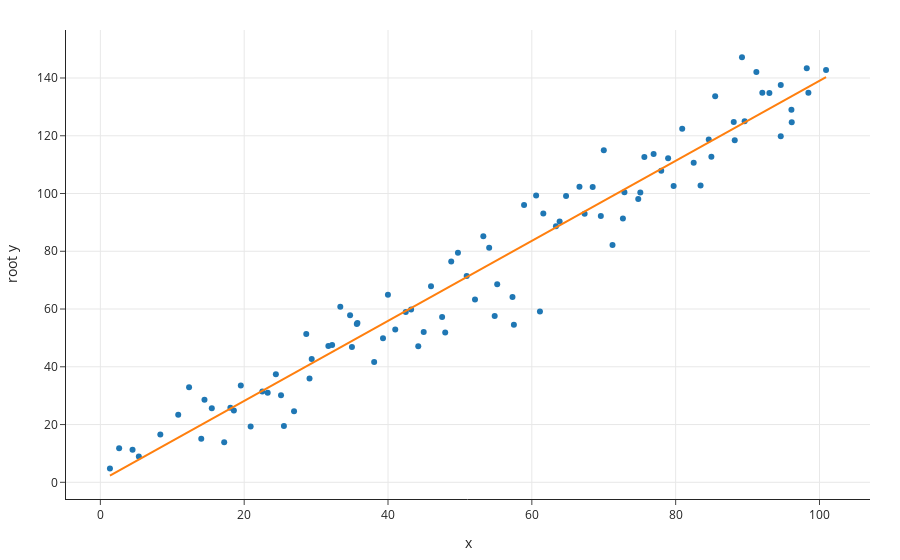

Notebook code cell kept with this figure:
### Markdown cell above
To linearize the relationship, we can take the square root of each `'y'` value:

### Code cell
df_1['root y'] = np.sqrt(df_1['y'])

px.scatter(df_1, x='x', y='root y', trendline="ols", trendline_color_override="#ff7f0e")
